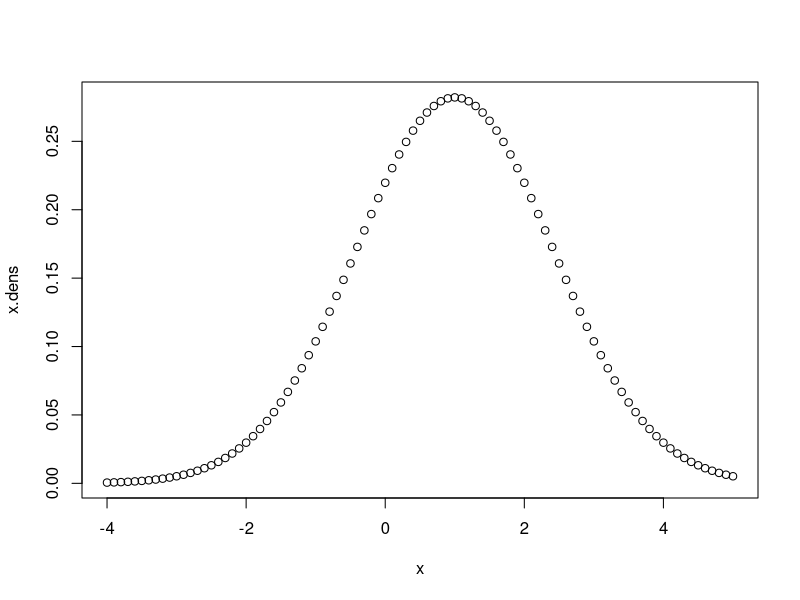
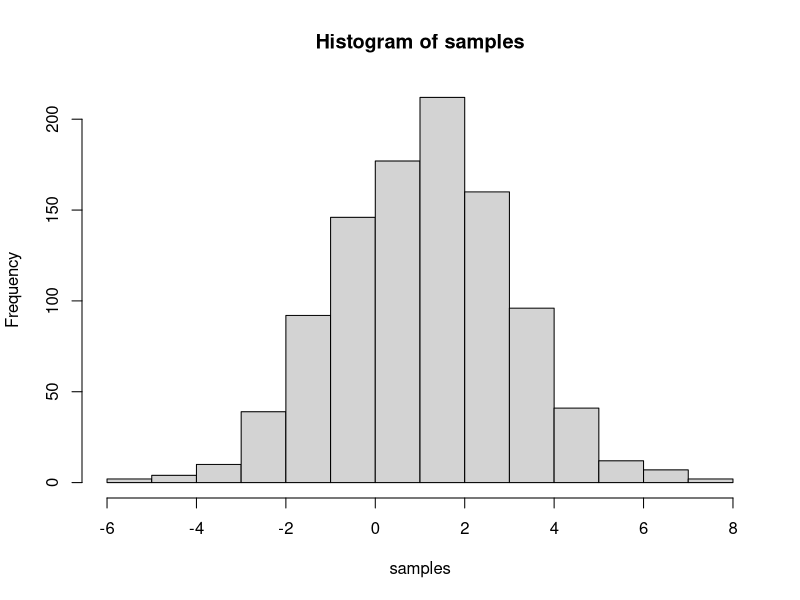
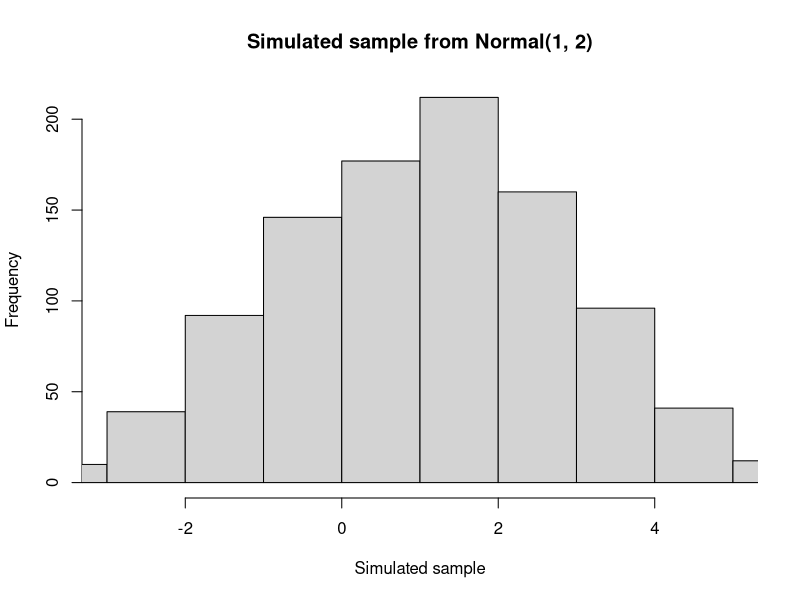

These figures' R source, in order:
## ---- chunk 1
knitr::opts_chunk$set(echo = TRUE)
## ---- chunk 2
set.seed(4291)
# insert code here save the median of your simulated data as 
# 'medx'
## ---- chunk 3
set.seed(4291)
# insert code here save the median of your simulated data as 
# 'medx'
x <- rnorm(1000)
medx <- median(x)
## ---- chunk 4
?Distributions
## ---- chunk 5
dnorm(0, mean = 1, sd = sqrt(2))
# Notice here the parameter in dnorm is sd,
# which represents the standard deviation (sigma instead of sigma^2). 
## ---- chunk 6
# create a vector, spaced by 0.1
x <- seq(from = -4, to = 5, by = 0.1)
# calculate their densities
x.dens <- dnorm(x, mean = 1, sd = sqrt(2))
## ---- chunk 7
# plot the line
plot(x, x.dens)
## ---- chunk 8
probs <- pnorm(1, mean = 1, sd = 2)
probs
## ---- chunk 9
qtl <- qnorm(0.5, mean = 1, sd = 2)
qtl
## ---- chunk 10
# generate 1000 samples from Normal(1, 2) distribution.
samples <- rnorm(n= 1000, mean = 1, sd = 2)
# plot the histogram
hist(samples)
## ---- chunk 11
# insert code here save the your answer as
# 'ex.1a'
## ---- chunk 12
# insert code here save the your the length of the interquartile range as
# 'iqr.length'
## ---- chunk 13
set.seed(201728)
sample(x = 1:5, size = 3) # after calling this function, the seed will be updated
sample(x = 1:5, size = 3) # the seed has changed thus we would get a different number
set.seed(201728) # set the seed back to 201728
sample(x = 1:5, size = 3)
## ---- chunk 14
set.seed(20170126)
rnorm(5, mean = 0, sd = 1)
rnorm(5, mean = 0, sd = 1)
set.seed(20170126)
rnorm(5, mean = 0, sd = 1)
## ---- chunk 15
craigslist <- read.csv("craigslist.csv", 
                       header = TRUE, stringsAsFactors = FALSE)
## ---- chunk 16
unique(craigslist$location)
## ---- chunk 17
craigslist[1, ]
## ---- chunk 18
# insert code here save the your answer as
# 'n.postings'
## ---- chunk 19

## ---- chunk 20

## ---- chunk 21
hist(samples, 
     main = "Simulated sample from Normal(1, 2)", # plot title
     xlab = "Simulated sample", # x label
     xlim = c(-3, 5)) # only plot samples greater than -3 and less than 5
## ---- chunk 22

## ---- chunk 23

## ---- chunk 24
# insert code here save the data frame of one bedroom postings
# 'one.bedrooms'
## ---- chunk 25

## ---- chunk 26
# insert code here save the link (string) as
# 'outlier.link'
